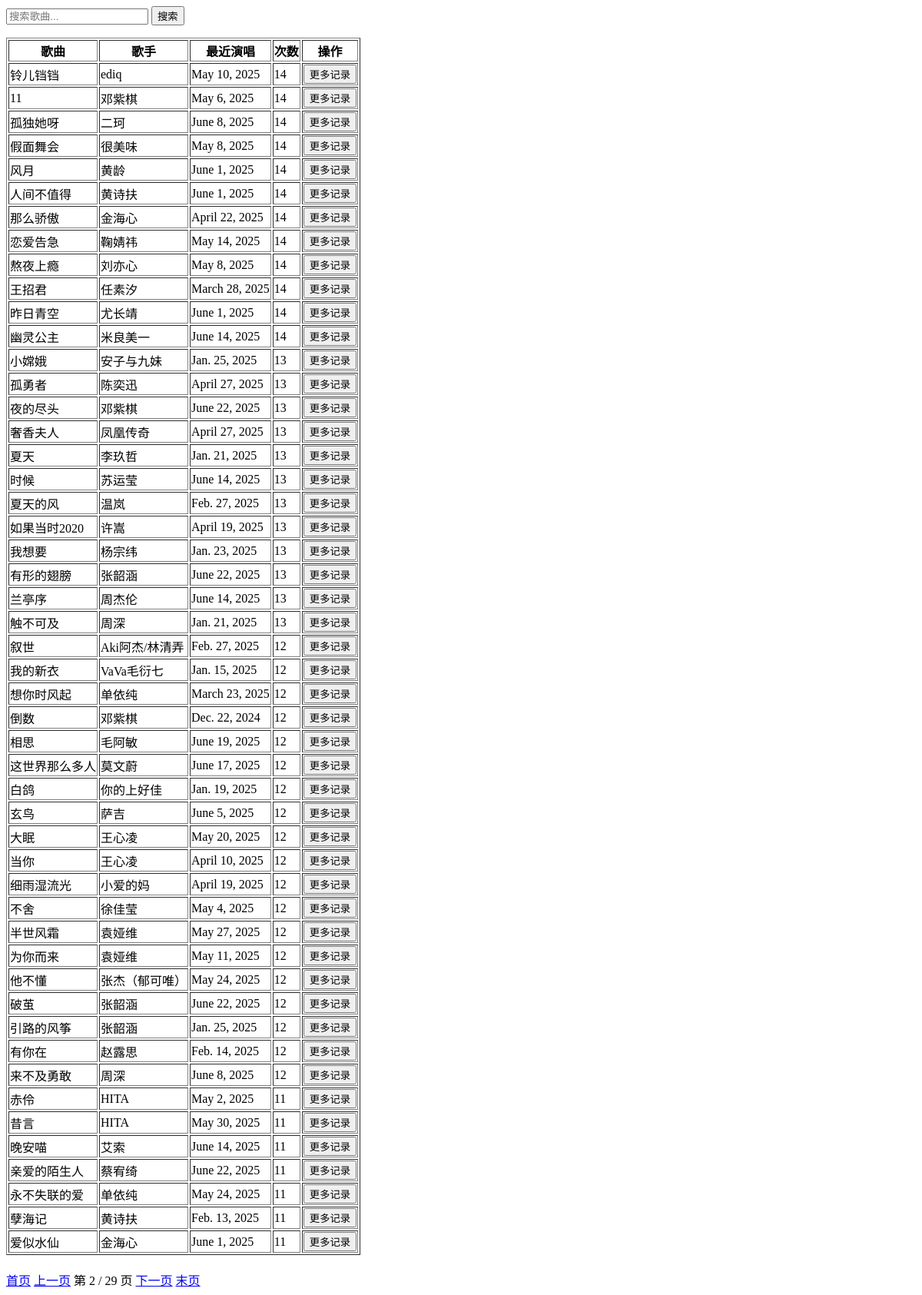
/?page=2, run on an earlier commit of the app's database.
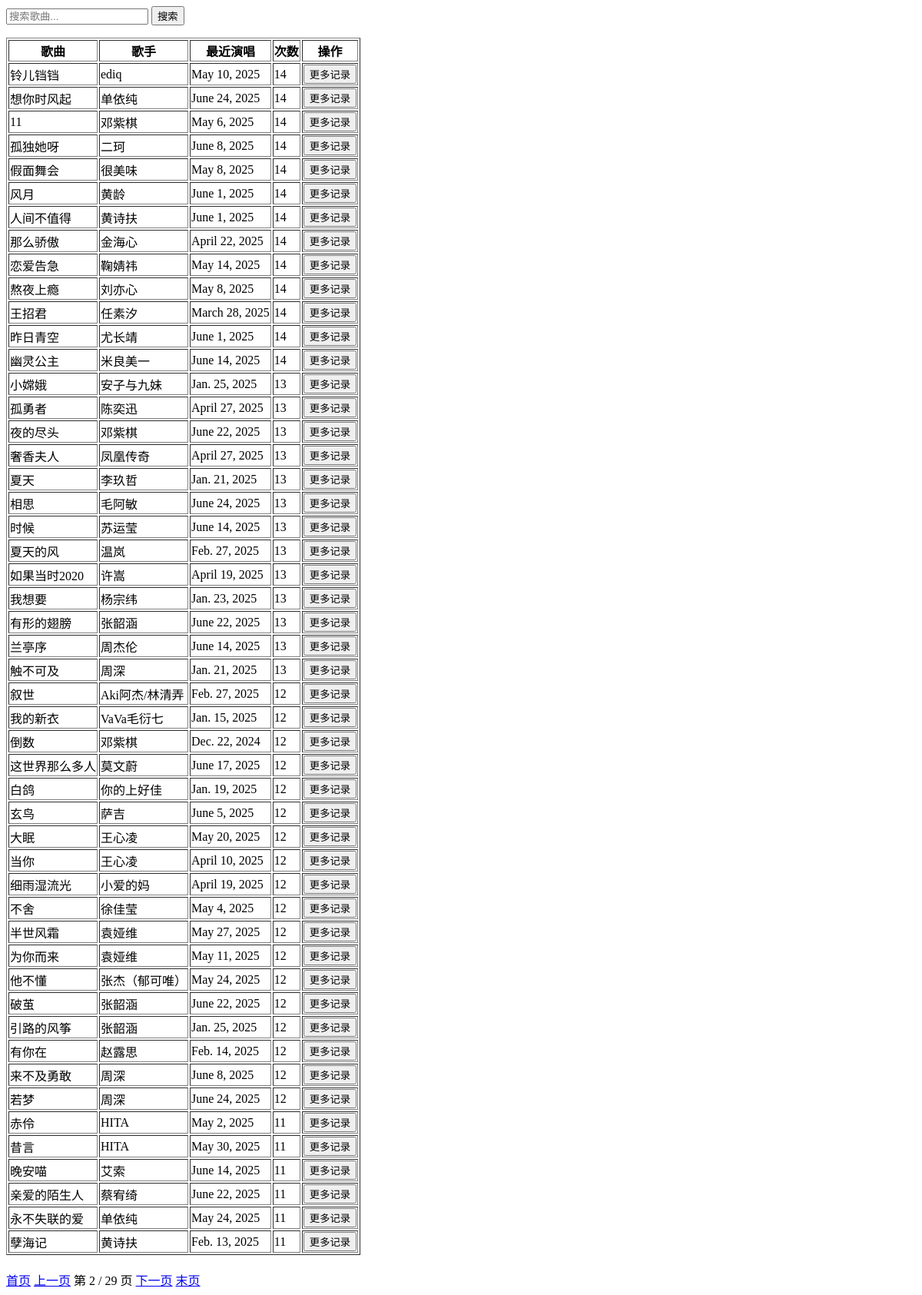
And on a later commit of the database.
### main/models.py (models this page shows, shortened)
class Songs(models.Model):
    song_name = models.CharField(max_length=200)
    singer = models.CharField(max_length=200, blank=True, null=True)
    last_performed = models.DateField(blank=True, null=True)
    perform_count = models.IntegerField(default=0)
    language = models.CharField(max_length=50, blank=True, null=True)

### main/views.py (the view)
# urls.py: path("",views.songs_list,name="歌单"),
def songs_list(request):
    query = request.GET.get("q","")
    songs = Songs.objects.all().order_by("-perform_count")
    if query:
        songs = songs.filter(song_name__icontains=query)
    paginator = Paginator(songs, 50)
    page_num = request.GET.get("page")
    page_obj = paginator.get_page(page_num)
    return render(request, "songs_list.html", {"page_obj":page_obj})

### templates/songs_list.html (shortened to what this page needs)
<html>
<head>
</head>
<body>
    <form method="get">
        <input type="text" name="q" placeholder="搜索歌曲..." value="{{ query|default:'' }}">
        <button type="submit">搜索</button>
    </form>
    <table border="1">
        <tr>
            <th>歌曲</th>
            <th>歌手</th>
            <th>最近演唱</th>
            <th>次数</th>
            <th>操作</th>
        </tr>
        {% for song in page_obj %}
        <tr>
            <td>{{ song.song_name }}</td>
            <td>{{ song.singer }}</td>
            <td>{{ song.last_performed }}</td>
            <td>{{ song.perform_count }}</td>
            <td>
                <button onclick="toggleDetails({{ song.id }}, this)">更多记录</button>
            </td>
        </tr>
        {% empty %}
        <tr>
            <td colspan="5">暂无数据</td>
        </tr>
        {% endfor %}
    </table>
    <div style="margin-top: 20px;">
        {% if page_obj.has_previous %}
        <a href="?page=1{% if query %}&q={{ query }}{% endif %}">首页</a>
        <a href="?page={{ page_obj.previous_page_number }}{% if query %}&q={{ query }}{% endif %}">上一页</a>
        {% endif %}
        <span>第 {{ page_obj.number }} / {{ page_obj.paginator.num_pages }} 页</span>
        {% if page_obj.has_next %}
        <a href="?page={{ page_obj.next_page_number }}{% if query %}&q={{ query }}{% endif %}">下一页</a>
        <a href="?page={{ page_obj.paginator.num_pages }}{% if query %}&q={{ query }}{% endif %}">末页</a>
        {% endif %}
    </div>
</body>
</html>

What changed in the data, as far as the page shows it:
no longer on this page (row unchanged): Songs: song_name "爱似水仙", singer "金海心", last_performed "June 1, 2025", perform_count "11"
changed Songs "想你时风起": last_performed "March 23, 2025" → "June 24, 2025"; perform_count "12" → "14"; moves up the list
changed Songs "相思": last_performed "June 19, 2025" → "June 24, 2025"; perform_count "12" → "13"; moves up the list
now on this page (row edited): Songs: song_name "若梦", singer "周深", last_performed "June 24, 2025", perform_count "12"
